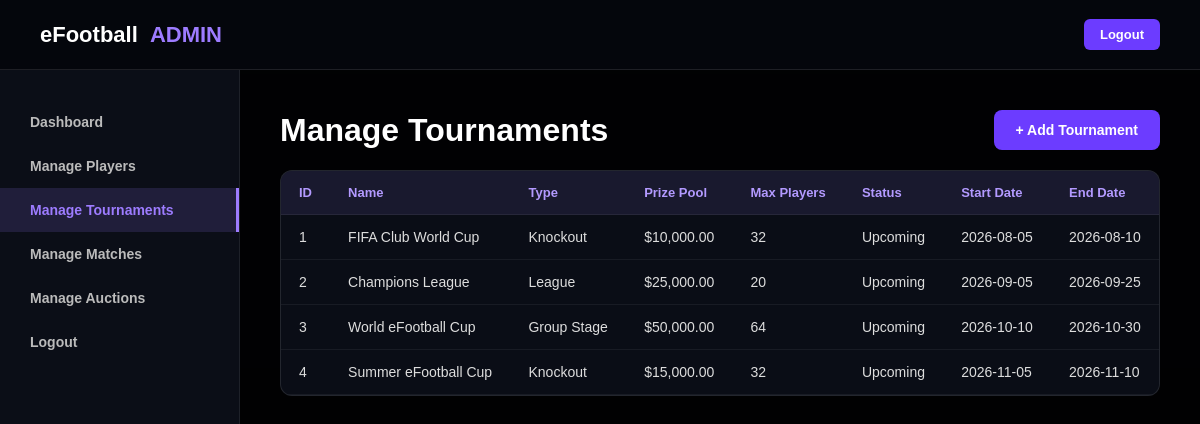
Page /manage_tournaments.php (signed in) on the committed database.
### tables this page shows
CREATE TABLE Tournaments (
    Tournament_ID INT PRIMARY KEY AUTO_INCREMENT,
    Tournament_Name VARCHAR(100) NOT NULL,
    Tournament_Type ENUM('Knockout','League','Group Stage'),
    Prize_Pool DECIMAL(10,2),
    Registration_Deadline DATE,
    Maximum_Players INT,
    Tournament_Status ENUM('Upcoming','Ongoing','Completed'),
    Start_Date DATE,
    End_Date DATE
);

### manage_tournaments.php (the view, shortened to what this page needs)
<?php
require_once "db.php";
$Admin_ID = $_SESSION["Admin_ID"];
$perm = mysqli_query($conn, "SELECT * FROM Admin_Permissions WHERE Admin_ID = $Admin_ID AND Table_Name = 'Tournaments'");
$permission = mysqli_fetch_assoc($perm);
$result = mysqli_query($conn, "SELECT * FROM Tournaments ORDER BY Tournament_ID");
?>
<!DOCTYPE html>
<html lang="en">
<head>
    <link rel="stylesheet" href="admin.css">
</head>
<body>
<header class="topbar">
    <div class="logo">eFootball <span>ADMIN</span></div>
    <div class="admin-info">
        <a href="logout.php" class="logout-btn">Logout</a>
    </div>
</header>
<div class="admin-layout">
    <aside class="sidebar">
        <a href="admin_dashboard.php">Dashboard</a>
        <a href="manage_players.php">Manage Players</a>
        <a href="manage_tournaments.php" class="active">Manage Tournaments</a>
        <a href="manage_matches.php">Manage Matches</a>
        <a href="manage_auctions.php">Manage Auctions</a>
        <a href="logout.php">Logout</a>
    </aside>
    <main class="main-content">
        <div class="top-actions">
            <h1>Manage Tournaments</h1>
            <?php if ($permission['Can_Insert']): ?>
                <a href="add_tournament.php" class="action-btn">+ Add Tournament</a>
            <?php endif; ?>
        </div>
        <div class="table-container">
            <table>
                <thead>
                    <tr>
                        <th>ID</th>
                        <th>Name</th>
                        <th>Type</th>
                        <th>Prize Pool</th>
                        <th>Max Players</th>
                        <th>Status</th>
                        <th>Start Date</th>
                        <th>End Date</th>
                    </tr>
                </thead>
                <tbody>
                    <?php while ($row = mysqli_fetch_assoc($result)): ?>
                    <tr>
                        <td><?php echo $row['Tournament_ID']; ?></td>
                        <td><?php echo htmlspecialchars($row['Tournament_Name']); ?></td>
                        <td><?php echo $row['Tournament_Type']; ?></td>
                        <td>$<?php echo number_format($row['Prize_Pool'], 2); ?></td>
                        <td><?php echo $row['Maximum_Players']; ?></td>
                        <td><?php echo $row['Tournament_Status']; ?></td>
                        <td><?php echo $row['Start_Date']; ?></td>
                        <td><?php echo $row['End_Date']; ?></td>
                    </tr>
                    <?php endwhile; ?>
                </tbody>
            </table>
        </div>
    </main>
</div>
</body>
</html>

### admin.css (style rules this page uses)
* { margin: 0; padding: 0; box-sizing: border-box; }
body { font-family: Arial, sans-serif; background: #05070d; color: white; min-height: 100vh; }
body::before { content: ""; position: fixed; inset: 0; background: linear-gradient(rgba(0,0,0,0.7), rgba(0,0,0,0.85)), url("Images/dashboard-bg.png") center/cover no-repeat; z-index: -1; }
.topbar { height: 70px; display: flex; align-items: center; justify-content: space-between; padding: 0 40px; background: rgba(5, 7, 13, 0.95); border-bottom: 1px solid rgba(255,255,255,0.1); }
.logo { font-size: 22px; font-weight: bold; }
.logo span { color: #9d7cff; margin-left: 6px; }
.admin-info { display: flex; align-items: center; gap: 20px; }
.logout-btn { background: #6c3cff; color: white; padding: 8px 16px; border-radius: 6px; text-decoration: none; font-size: 13px; font-weight: bold; }
.admin-layout { display: flex; min-height: calc(100vh - 70px); }
.sidebar { width: 240px; background: rgba(12, 15, 25, 0.95); border-right: 1px solid rgba(255,255,255,0.08); padding: 30px 0; display: flex; flex-direction: column; }
.sidebar a { color: #bbb; text-decoration: none; padding: 14px 30px; font-size: 14px; font-weight: bold; transition: 0.2s; }
.sidebar a:hover, .sidebar a.active { background: rgba(157, 124, 255, 0.15); color: #9d7cff; border-right: 3px solid #9d7cff; }
.main-content { flex: 1; padding: 40px; }
.main-content h1 { font-size: 32px; margin-bottom: 6px; }
.action-btn { background: #6c3cff; color: white; padding: 12px 22px; border-radius: 8px; text-decoration: none; font-weight: bold; font-size: 14px; transition: 0.25s; }
.table-container { background: rgba(12, 15, 25, 0.9); border-radius: 12px; border: 1px solid rgba(255,255,255,0.1); overflow: hidden; margin-top: 20px; }
table { width: 100%; border-collapse: collapse; }
th, td { padding: 14px 18px; text-align: left; border-bottom: 1px solid rgba(255,255,255,0.06); }
th { background: rgba(157, 124, 255, 0.1); color: #b39aff; font-size: 13px; }
td { font-size: 14px; color: #ddd; }
.top-actions { display: flex; justify-content: space-between; align-items: center; margin-bottom: 20px; }
.top-actions h1 { margin: 0; }

### rows in the picture
tournaments: Tournament_ID "1", Tournament_Name "FIFA Club World Cup", Tournament_Type "Knockout", Prize_Pool "10,000.00", Maximum_Players "32", Tournament_Status "Upcoming", Start_Date "2026-08-05", End_Date "2026-08-10"
tournaments: Tournament_ID "2", Tournament_Name "Champions League", Tournament_Type "League", Prize_Pool "25,000.00", Maximum_Players "20", Tournament_Status "Upcoming", Start_Date "2026-09-05", End_Date "2026-09-25"
tournaments: Tournament_ID "3", Tournament_Name "World eFootball Cup", Tournament_Type "Group Stage", Prize_Pool "50,000.00", Maximum_Players "64", Tournament_Status "Upcoming", Start_Date "2026-10-10", End_Date "2026-10-30"
tournaments: Tournament_ID "4", Tournament_Name "Summer eFootball Cup", Tournament_Type "Knockout", Prize_Pool "15,000.00", Maximum_Players "32", Tournament_Status "Upcoming", Start_Date "2026-11-05", End_Date "2026-11-10"
